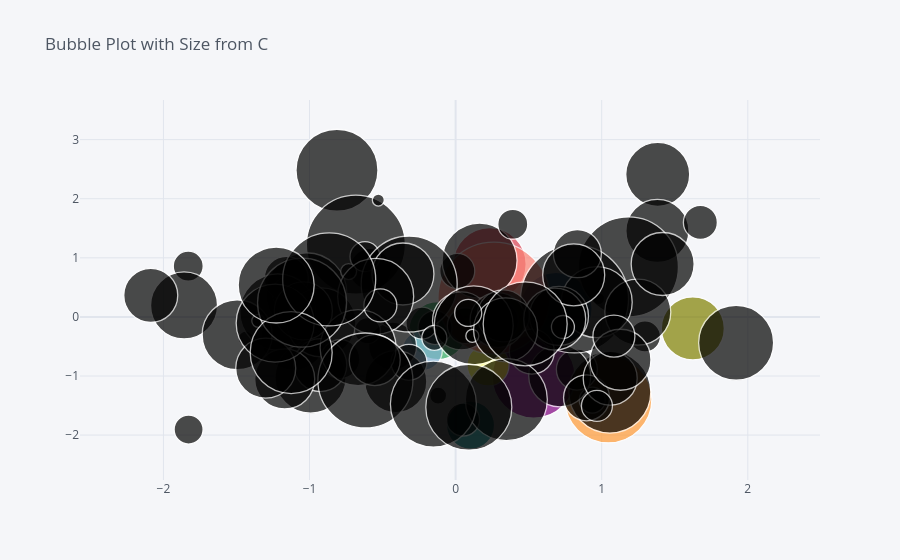

The notebook cell this image was saved under:
### Markdown cell above
### Bubble Plot

Add size dimension to scatter plots:

### Code cell
df.iplot(kind='bubble', x='A', y='B', size='C', title='Bubble Plot with Size from C')
